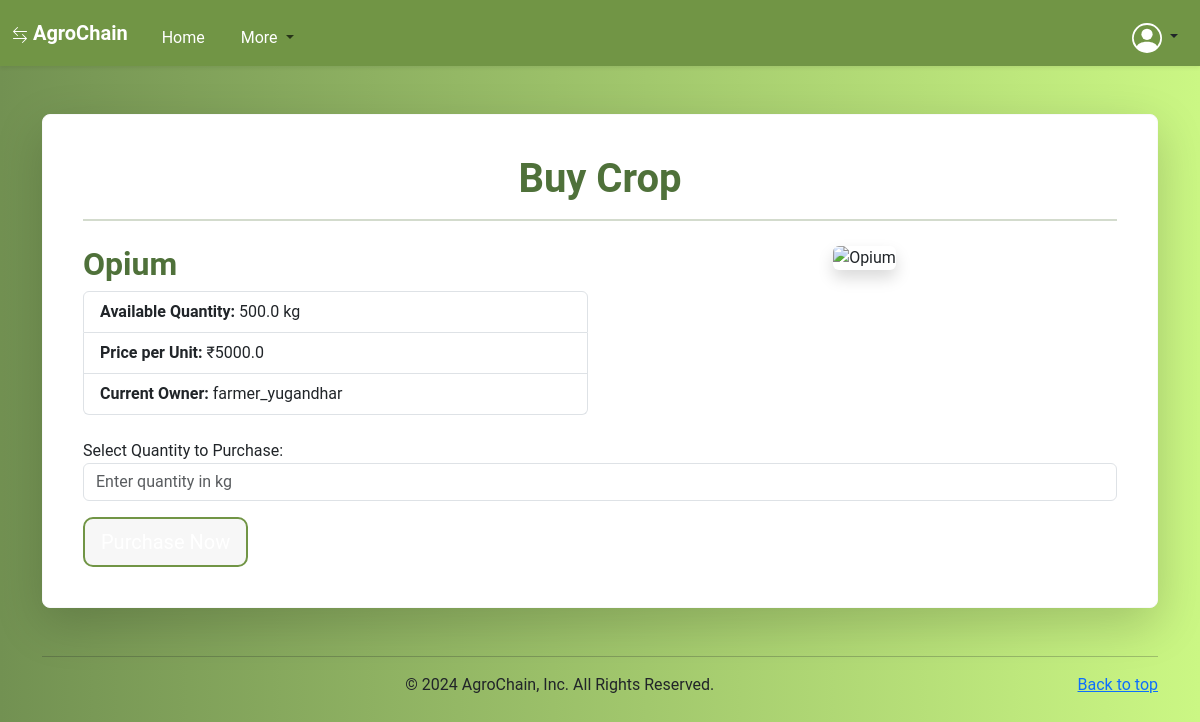
The page /buy_crops/21/ (signed in) on the database its author committed.
### supply_chain/models.py (models this page shows, shortened)
class Crop(models.Model):
    name = models.CharField(max_length=100)
    quantity = models.FloatField()
    price = models.FloatField()  # Price for public visibility
    specific_user_price = models.FloatField(blank=True, null=True)  # Price for specific users
    current_owner = models.ForeignKey(settings.AUTH_USER_MODEL, on_delete=models.CASCADE, related_name='owned_crops')
    status = models.CharField(max_length=20, choices=[('listed', 'Listed'), ('sold', 'Sold')])
    current_stage = models.CharField(max_length=100, default='Listed by Farmer')
    transaction_hash = models.CharField(max_length=64, blank=True, null=True)
    allowed_users = models.ManyToManyField(settings.AUTH_USER_MODEL, related_name='allowed_crops', blank=True)
    visibility = models.CharField(max_length=10, choices=[('public', 'Public'), ('private', 'Private')], default='public')
    price_in_tokens = models.FloatField(blank=True, null=True, help_text='Optional: Price in tokens for the crop.')
    token_currency_enabled = models.BooleanField(default=False, help_text='Is token currency enabled for this crop?')

class CustomUser(AbstractUser):
    ROLE_CHOICES = [
        ('FARMER', 'Farmer'),
        ('DISTRIBUTOR', 'Distributor'),
        ('CONSUMER', 'Consumer'),
    ]
    role = models.CharField(max_length=100, choices=ROLE_CHOICES)
    profile_picture = models.ImageField(upload_to='profile_pictures/', default='default_profile.png', blank=True)
    balance = models.DecimalField(max_digits=10, decimal_places=2, default=100000)  # 2 decimal points for tokens

### supply_chain/views.py (the view)
# urls.py: path('buy_crops/<int:crop_id>/', buy_crops, name='buy_crops'),
@login_required
def buy_crops(request, crop_id):
    crop = get_object_or_404(Crop, id=crop_id)
    if request.method == 'POST':
        quantity_to_buy = int(request.POST.get('quantity', 0))
        if quantity_to_buy <= 0 or quantity_to_buy > crop.quantity:
            return render(request, 'buy_crop.html', {
                'crop': crop,
                'error': 'Invalid quantity'
            })
        total_cost = Decimal(crop.price) * quantity_to_buy
        user = request.user
        user_balance = Decimal(user.balance)
        if user_balance < total_cost:
            return render(request, 'buy_crop.html', {
                'crop': crop,
                'error': 'Insufficient balance'
            })
        user.balance -= total_cost
        user.save()
        blockchain.add_transaction(
            sender=crop.current_owner.username,
            recipient=user.username,
            amount=float(total_cost),  # Convert to float for blockchain
            crop_id=crop_id
        )
        mined_block = blockchain.mine_block()
        transaction = Transaction.objects.create(
            seller=crop.current_owner,
            buyer=user,
            crop=crop,
            quantity=quantity_to_buy,
            price=float(crop.price),
            transaction_hash=mined_block.hash
        )
        purchased_crop = PurchasedCrop.objects.create(
            seller=crop.current_owner,
            buyer=user,
            crop=crop,
            quantity=quantity_to_buy,
            price=float(crop.price),
            transaction_hash=mined_block.hash
        )
        crop.quantity -= quantity_to_buy
        if crop.quantity == 0:
            crop.status = 'sold'
        crop.save()
        return render(request, 'purchase_success.html', {
            'crop': crop,
            'quantity': quantity_to_buy,
            'total_cost': total_cost,
            'transaction_id': transaction.id,
            'purchased_crop_id': purchased_crop.id,
            'remaining_balance': float(user.balance),
            'transaction_hash':mined_block.hash
        })
    elif request.method == 'GET':
        return render(request, 'buy_crop.html', {
            'crop': crop
        })
    else:
        return render(request, 'buy_crop.html', {
            'crop': crop,
            'error': 'Invalid request method'
        })

### supply_chain/context_processors.py (called while the page is built)
def user_info(request):
    if request.user.is_authenticated:
        profile_picture_url = request.user.profile_picture.url if hasattr(request.user, 'profile_picture') and request.user.profile_picture else 'default_profile.png'
        return {
            'profile_name': request.user.username,
            'dp_url': profile_picture_url,
            'available_tokens': getattr(request.user, 'balance', 0),  # Assuming token_balance is an attribute of CustomUser
        }
    return {}

### supply_chain/templates/buy_crop.html (shortened to what this page needs)
{% extends 'base.html' %}
{% block content %}
<div class="container mt-5">
    <div class="card shadow-lg border-light p-4">
        <div class="card-body">
            <h1 class="text-center" style="color: #4f713a; font-weight: bold;">Buy Crop</h1>
            <hr class="mb-4" style="border-top: 2px solid #4f713a;">
            <div class="row mb-4">
                <div class="col-md-6">
                    <h2 class="text" style="color: #4f713a; font-weight: bold;">{{ crop.name }}</h2>
                    <ul class="list-group">
                        <li class="list-group-item">
                            <strong>Available Quantity:</strong> {{ crop.quantity }} kg
                        </li>
                        <li class="list-group-item">
                            <strong>Price per Unit:</strong> ₹{{ crop.price }}
                        </li>
                        <li class="list-group-item">
                            <strong>Current Owner:</strong> {{ crop.current_owner.username }}
                        </li>
                    </ul>
                </div>
                <div class="col-md-6 text-center">
                    <img src="{{ crop.image.url|default:'default-crop-image.jpg' }}" alt="{{ crop.name }}" class="img-fluid rounded shadow" style="max-height: 300px;">
                </div>
            </div>
            <form method="post" action="{% url 'buy_crops' crop.id %}">
                <div class="form-group">
                    <label for="quantity" class="font-weight-bold">Select Quantity to Purchase:</label>
                    <input
                        type="number"
                        id="quantity"
                        name="quantity"
                        min="1"
                        max="{{ crop.quantity }}"
                        required
                        class="form-control"
                        placeholder="Enter quantity in kg">
                </div>
                <button type="submit" class="btn btn-success btn-lg w-65 mt-3">Purchase Now</button>
            </form>
        </div>
    </div>
</div>
{% endblock %}

### supply_chain/static/css/style.css (style rules this page uses)
.btn-success { background-color: #719545; border: none; }
body { font-family: 'Roboto', sans-serif; background: linear-gradient(to right, #729152, #cbf784); height: 100vh; margin: 0; }
h1 { font-weight: bold; color: #343a40; }
.card { border-radius: 10px; border: 1px solid #ddd; }
.card-body { padding: 1rem; }
button.btn { background-color: #f7f7f7; border: 2px solid #719545; border-radius: 10px; transition: background-color 0.3s ease-in-out; }
.card { border-radius: 8px; transition: transform 0.3s ease-in-out, box-shadow 0.3s ease-in-out; }

### rows shown on the page
Crop: name "Opium", quantity "500.0", price "5000.0", current_owner.username "farmer_yugandhar"
